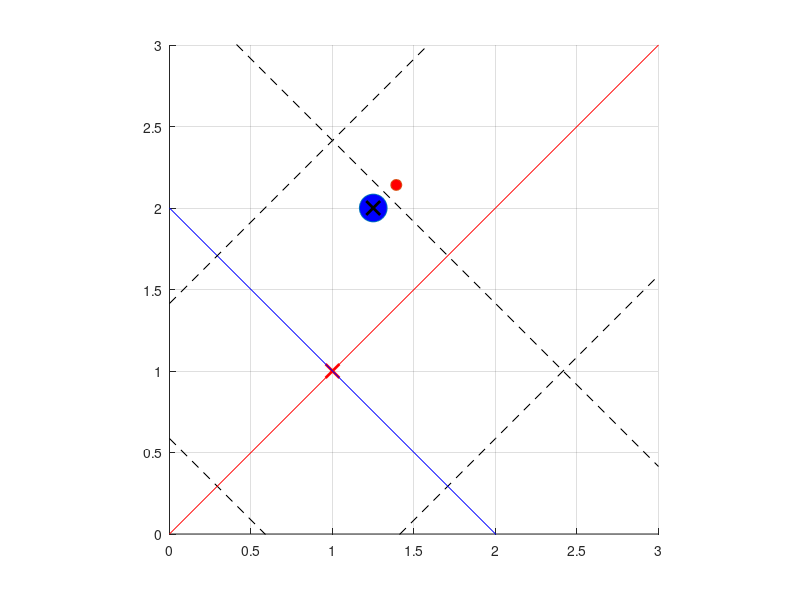

MATLAB code to generate this figure: (Note: this script raises an error after producing the figure.)
clear;
close all;
load('test2.mat')

%feedback_simulation------------------------------------------------------

dt = 0.01; %%時間刻み=離散時間Tsとして使用
Tfin = 2; %シミュレーション終了時間
t1 = [0:dt:Tfin];

si = zeros(length(t1),3);
si(1,:) = [1+1/4 2 pi/4]; %(s1, s2, s3)=(x ,y, θ)の初期値を設定

zi = zeros(length(t1),3);
%zi(1,:) = [-4 0 5]; %(s1, s2, s3)=(x ,y, θ)の初期値を設定

% zi(1,1) = si(1,1); %z1=s1は既知
% zi(1,3) = si(1,2); %z3=s2は既知

u1 = ones(1,length(t1)) * (-1);
u2 = ones(1,length(t1)) * (3);

m1 = ones(1,length(t1)) * (-1); % μ1 = v1 = u1cosθ
m2 = ones(1,length(t1)); % μ2 = v2/v1 = u2/(u1*cos^3θ)

gmap = zeros(1,length(t1));
hmap = zeros(1,length(t1));

k2 = 4;
k3 = 8;

x = si(1,1) + 0.2 * cos(si(1,3));
y = si(1,2) + 0.2 * sin(si(1,3));


l_max = 2;
m_max = 7;
n_max = 2;

l_now_3 = zeros(length(t1),1);
m_now_3 = zeros(length(t1),1);
n_now_3 = zeros(length(t1),1);

l_next_3 = zeros(length(t1),1);
m_next_3 = zeros(length(t1),1);
n_next_3 = zeros(length(t1),1);

l_real_3 = zeros(length(t1),1);
m_real_3 = zeros(length(t1),1);
n_real_3 = zeros(length(t1),1);

rho_3_tmp = zeros(length(t1), l_max, m_max, n_max, 3);
rho_3 = zeros(length(t1),3);

iteration = 100;

hold on;
axis equal;
grid on;

axis([0 3 0 3])

h = plot(zi(1,1),zi(1,3), 'o', 'MarkerSize' ,20, 'MarkerFaceColor', 'b');

h2 = plot(x,y,'o', 'MarkerSize' ,8, 'MarkerFaceColor', 'r');

plot(1+1/4,2,'kx','MarkerSize', 10,'LineWidth',2)
plot(1,1,'rx','MarkerSize', 10,'LineWidth',2)

z1_plot = 0:1:3;
z3_plot = 0:1:3;

for j = 0 : 2
    if j  == 1
        plot(z1_plot,z1_plot-sqrt(2)+sqrt(2)*j,'-r')
        plot(z3_plot,-z3_plot+2+sqrt(2)*(j-1),'-b')
    else
        plot(z1_plot,z1_plot-sqrt(2)+sqrt(2)*j,'--k')
        plot(z3_plot,-z3_plot+2+sqrt(2)*(j-1),'--k')
    end
end


for i = 1:length(t1)-1

    break_switch = 0;

    set(h, 'XData', si(i,1),'YData', si(i,2));

    set(h2, 'XData', si(i,1) + 0.2 * cos(si(i,3)),'YData', si(i,2) + 0.2 * sin(si(i,3)));

    drawnow;

    F = getframe(gcf);
      % RGBデータをインデックス付きデータに変更
      [X,map] = rgb2ind(F.cdata,256);
      if i==1
          % GIFファイルに書き出し
          imwrite(X,map,'feedback_3dim.gif')
      else
          % 2回目以降は'append'でアニメーションを作成
          imwrite(X,map,'feedback_3dim.gif','WriteMode','append')
      end

    si(i+1,3) = si(i,3) + u2(i) * dt; %観測されるs3
    si(i+1,1) = si(i,1) + u1(i) * cos(si(i+1,3)) * dt; %観測されるs1
    si(i+1,2) = si(i,2) + u1(i) * sin(si(i+1,3)) * dt; %観測されるs2

    % zi(i+1,1) = si(i+1,1); %z1=s1は既知
    % zi(i+1,3) = si(i+1,2); %z3=s2は既知

    % for j = 2:length(k)
    %     if  p_now(j) == floor(si(i+1,3) / sigma)
    %         zi(i+1,2) = zi_b(j,2);
    %         gmap(i+1) = gmap_b(j);
    %         hmap(i+1) = hmap_b(j);
    %     % else
    %     %     zi(i+2,2) = zi(i,2);
    %     end
    % end

    for a = 1 : l_max

        if break_switch == 1 
            break;
        end

        for b = 1 : m_max

            if break_switch == 1 
                break;
            end

            for c = 1 : n_max

                if break_switch == 1 
                    break;
                end

                if (a == l_max) || (b == m_max) || (c == n_max)
                    continue;
                end
    
                if a < l_max
                    a2 = a + 1;
                    l_real_3(i+1) = a - 1;
                elseif a == l_max + 1
                    a2 = 1;
                    l_real_3(i+1) = -1;
                else
                    a2 = a - 1;
                    l_real_3(i+1) = - a + l_max; 
                end
    
                if b < m_max
                    b2 = b + 1;
                    m_real_3(i+1) = b - 1;
                elseif b == m_max + 1
                    b2 = 1;
                    m_real_3(i+1) = -1;
                else
                    b2 = b - 1;
                    m_real_3(i+1) = - b + m_max;
                end
    
                if c < n_max
                    c2 = c + 1;
                    n_real_3(i+1) = c - 1;
                elseif c == n_max + 1
                    c2 = 1;
                    n_real_3(i+1) = -1;
                else
                    c2 = c - 1;
                    n_real_3(i+1) = - c + n_max;
                end
    
                A = [param_s(a2,b,c,:,iteration) - param_s(a,b,c,:,iteration); param_s(a,b2,c,:,iteration) - param_s(a,b,c,:,iteration); param_s(a,b,c2,:,iteration) - param_s(a,b,c,:,iteration)];

                B = transpose(reshape(A,[3,3]));

                x = [si(i+1,1) - param_s(a,b,c,1,iteration); si(i+1,2) - param_s(a,b,c,2,iteration); si(i+1,3) - param_s(a,b,c,3,iteration)];

                rho_3_tmp(i+1,a,b,c,:) = B \ x;


                if (0 <= rho_3_tmp(i+1,a,b,c,1)) && (rho_3_tmp(i+1,a,b,c,1) <= 1)
                    if (0 <= rho_3_tmp(i+1,a,b,c,2)) && (rho_3_tmp(i+1,a,b,c,2) <= 1)
                        if (0 <= rho_3_tmp(i+1,a,b,c,3)) && (rho_3_tmp(i+1,a,b,c,3) <= 1)

                            rho_3(i+1,:) = rho_3_tmp(i+1,a,b,c,:);
    
                            l_now_3(i+1) = a;
                            m_now_3(i+1) = b;
                            n_now_3(i+1) = c;

                            l_next_3(i+1) = a2;
                            m_next_3(i+1) = b2;
                            n_next_3(i+1) = c2;

                            break_switch = 1;
    
                        end
                    end
                end

            end
        end
    end

    if break_switch == 0
        disp("補間する")
    end

    zi(i+1,1) = l_real_3(i+1) + rho_3(i+1,1);
    zi(i+1,2) = tan(pi/8) * (m_real_3(i+1) + rho_3(i+1,2));
    zi(i+1,3) = n_real_3(i+1) + rho_3(i+1,3);

    % gmap(i+1) = ((zi(i+1,2) - zi(i,2)) * u1(i)) / ((zi(i+1,1) - zi(i,1)) * u2(i));
    % hmap(i+1) = (zi(i+1,1) - zi(i,1)) / (u1(i) * dt);

    gmap(i+1) = 1 / (cos(si(i+1,3) - pi/4)) ^ 3;
    hmap(i+1) = cos(si(i+1,3) - pi/4);

    if i > 1
        m1(i+1) = -2 * zi(i+1,1); %入力m1(=v1=u1cosθ), m1=-λz1で(λ>0の定数)z1を0に収束
    end

    %入力m2はm1正負で場合分け
    if m1(i+1) > 0
        m2(i+1) = -k2 * zi(i+1,2) - k3 * zi(i+1,3); 
    else
        m2(i+1) = k2 * zi(i+1,2) - k3 * zi(i+1,3); 
    end

    u1(i+1) = m1(i+1) / hmap(i+1);
    u2(i+1) = m2(i+1) * u1(i+1) / gmap(i+1);

end